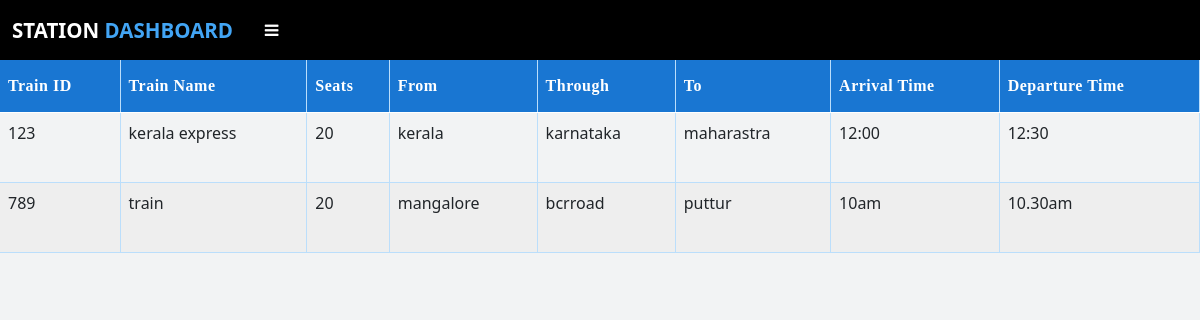
The app's page /trainlist (signed in) with its own data.
### app.py (models this page shows, shortened)
class Train(db.Model):
    id = db.Column(db.Integer, primary_key=True)
    train_name = db.Column(db.String(100),nullable=False,unique=True)
    seats = db.Column(db.Integer,nullable=False)
    arrival_time = db.Column(db.String(30),nullable=False)
    departure_time = db.Column(db.String(30), nullable=False)
    from_location = db.Column(db.String(200),nullable=False)
    through_route = db.Column(db.String(100), nullable=False)
    to_location = db.Column(db.String(11), nullable=False)

### app.py (the view)
@app.route("/trainlist")
def trainlist():
    if 'admin' in session:
        data = Train.query.all()
        return render_template('train_list.html',data=data)
    else:
        flash("Session Expired", "error")
        return redirect(url_for('stationlog'))

### templates/train_list.html (shortened to what this page needs)
{% extends "station_layout.html" %}
{% block head %} {{ super() }}
{% endblock %}
{% block content %}
<div class="table-responsive">
	<table class="table">
		<thead>
			<tr>
				<th scope="col">Train ID</th>
				<th scope="col">Train Name</th>
				<th scope="col">Seats</th>
				<th scope="col">From</th>
				<th scope="col">Through</th>
				<th scope="col">To</th>
				<th scope="col">Arrival Time</th>
				<th scope="col">Departure Time</th>
			</tr>
		</thead>
		<tbody>
			{% for i in data %}
			<tr>
				<td>{{i.id}}</td>
				<td>{{i.train_name}}</td>
				<td>{{i.seats}}</td>
				<td>{{i.from_location}}</td>
				<td>{{i.through_route}}</td>
				<td>{{i.to_location}}</td>
				<td>{{i.arrival_time}}</td>
				<td>{{i.departure_time}}</td>
			</tr>
			{% endfor %}
		</tbody>
	</table>
</div>
{% endblock %}

### templates/train_list.html (style rules this page uses)
table { font-family: 'Roboto' sans-serif; border-collapse: collapse; width: 100%; }
table tr:nth-child(even) { background-color: #eeeeee; }
.table th { padding-top: 14px; padding-bottom: 14px; text-align: left; background-color: #1976d2; color: white; letter-spacing: 0.5px; user-select: none; border-right: 0.5px solid #bbdefb; font-family: Bahnschrift SemiBold; }
table td { border-right: 0.5px solid #bbdefb; height: 70px; }
table td, table th { border-bottom: 0.5px solid #bbdefb; }

### templates/station_layout.html (style rules this page uses)
body { font-family: "Roboto" sans-serif; background-color: #f2f3f4; }
* { margin: 0; padding: 0; text-decoration: none; list-style: none; }

### records on screen
Train: id "123", train_name "kerala express", seats "20", from_location "kerala", through_route "karnataka", to_location "maharastra", arrival_time "12:00", departure_time "12:30"
Train: id "789", train_name "train", seats "20", from_location "mangalore", through_route "bcrroad", to_location "puttur", arrival_time "10am", departure_time "10.30am"
